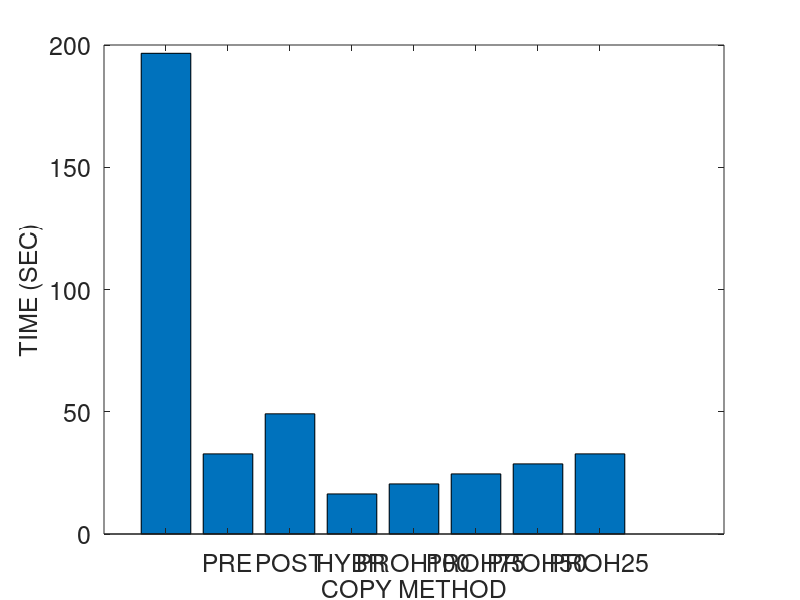
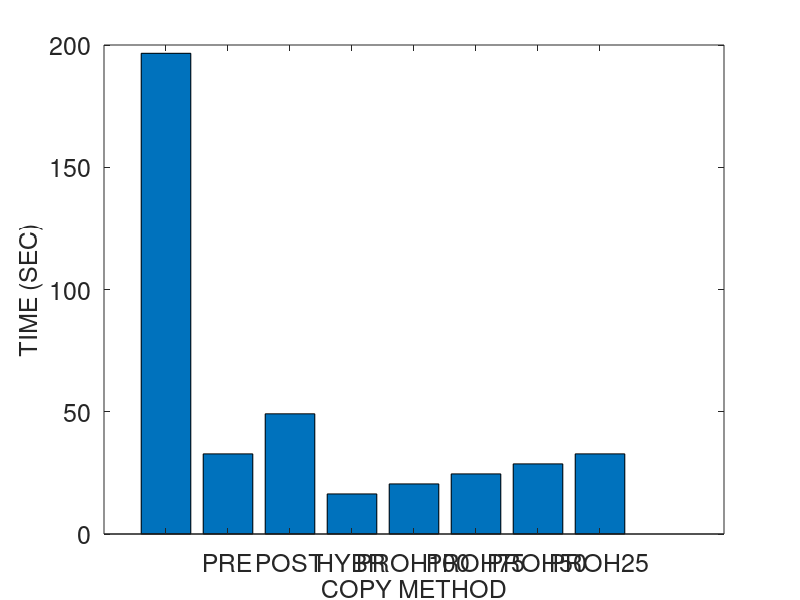
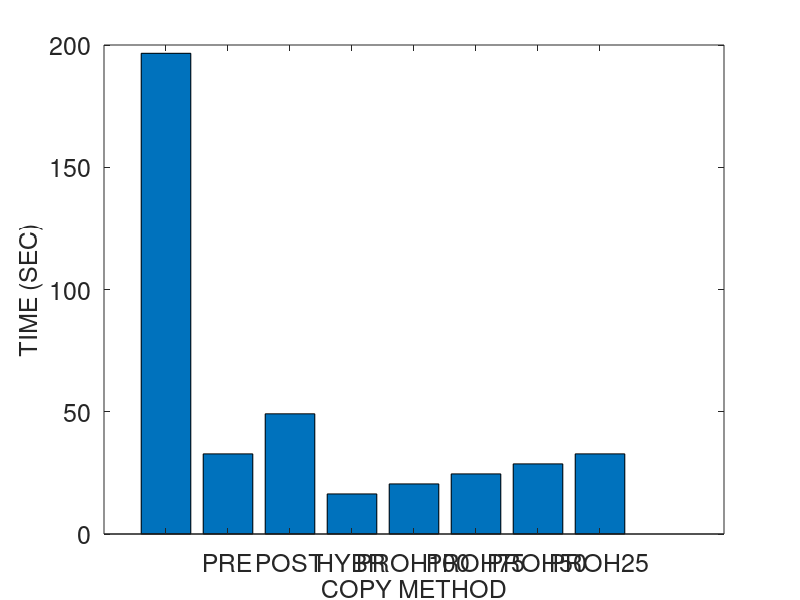
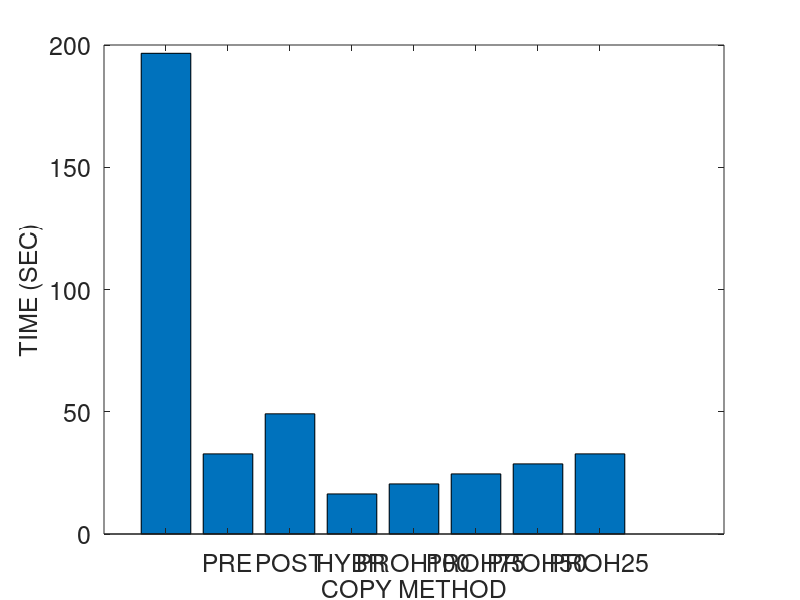

Write the MATLAB code that produced these figures, in order.
% basic hybrid copy migration
	global wss numpages readrate dirtyrate pagesize b scinfo
	global totaltime downtime totaldata

% memory size in MB
r = 4096
r *= 1024 % convert to KB

% page dirty rate in percent (%): against to total memory pages
readrate = 50
prefix = strcat ("M4G_R", num2str(readrate))
readrate /= 100

dirtyrate = 50 
prefix = strcat (prefix, "_W", num2str(dirtyrate))
dirtyrate /= 100

% prediction accuracy 0 through 1
acc = 1

pagesize = 4 % in KB
numpages = r / pagesize

% delta compression rate
comp = 0.5 

% amount of CPU and device states in KB 
scinfo = 100

% working set size in number of pages
wss = numpages * 0.25

% 0: zero, 1: read, 2: dirtied, 3: inactive data
mem = zeros(1, numpages);

run = 1

%prefix = strcat (prefix, "_acc", num2str(acc), "_r", num2str(run))

% bandwidth in gbps
b = 1000 
b = b * 1024/8 % convert to KB

%fontsize = 10
fontsize = 18
%fontsize = 20

totaltime = 0;
downtime = 0;
totaldata = 0;

A = zeros(8, 3);

%%%%%%%%%%%%%%%%%%%%%%%%%%%%%%
% precopy migration
%%%%%%%%%%%%%%%%%%%%%%%%%%%%%%
fprintf('\n')
disp('==================== Precopy migration ====================')
% iterations
present = numpages * pagesize
iter = 0
while present > 50 && iter < 29 && totaldata < 4*r
	pretime = present / b
	totaltime += pretime
	totaldata += present
	present = numpages * pagesize * dirtyrate 
	%dirts = wss * dirtyrate
	iter += 1
end

% stop-and-copy phase
% stop conditions: 29 iterations, 50 pages, 4 memory size sent
scsent = scinfo + present * pagesize
downtime = scsent / b
totaltime += downtime
totaldata += scsent

% network fault rate
NFR = 0

A (1, 1) = totaltime;
A (1, 2) = downtime;
A (1, 3) = totaldata;

%%%%%%%%%%%%%%%%%%%%%%%%%%%%%%
% postcopy migration
%%%%%%%%%%%%%%%%%%%%%%%%%%%%%%
fprintf('\n')
disp('===================== Postcopy migration ======================')
totaltime = 0;
downtime = 0;
totaldata = 0;

% stop-and-copy phase
scsent = scinfo
downtime = scsent / b
totaltime += downtime
totaldata += scsent

% prepaging (bubbling) and on-demand paging
postsent = r
posttime = postsent/b
totaltime += posttime
totaldata += postsent
% network fault rate
NFR = 0.2

A (2, 1) = totaltime;
A (2, 2) = downtime;
A (2, 3) = totaldata;

%%%%%%%%%%%%%%%%%%%%%%%%%%%%%%
% hybrid copy migration
%%%%%%%%%%%%%%%%%%%%%%%%%%%%%%
fprintf('\n')
disp('==================== Hybrid copy migration ====================')
totaltime = 0;
downtime = 0;
totaldata = 0;

% precopy phase: single iteration
present = r
pretime = present / b
totaltime += pretime
totaldata += present

% stop-and-copy phase
bitmapsize = 500 % KB
scsent = scinfo + bitmapsize
downtime = scsent / b
totaltime += downtime
totaldata += scsent

% postcopy phase: prepaging (bubbling) and on-demand paging
%dirts = wss * dirtyrate
dirts = numpages * dirtyrate
postsent = dirts * pagesize
posttime = postsent/b
totaltime += posttime
totaldata += postsent
% network fault rate
NFR = 0.2

A (3, 1) = totaltime;
A (3, 2) = downtime;
A (3, 3) = totaldata;

%%%%%%%%%%%%%%%%%%%%%%%%%%%%%%
% proactive hybrid copy migration
%%%%%%%%%%%%%%%%%%%%%%%%%%%%%%
%disp(char(10))
fprintf('\n')
disp('=============== Proactive hybrid copy migration ================')

function [tt, dt, td] = prohybrid(acc)
	global wss numpages readrate dirtyrate pagesize b scinfo
	global totaltime downtime totaldata

	totaltime = 0;
	downtime = 0;
	totaldata = 0;

% precopy phase
% LRU, PFR

% scan the dirtied pages
% for dirtied pages
% 	mark dirtied (1)
% 	mem(random (1, wss * 0.1))	
%randperm(int64(wss * 0.1));
% for read pages
% 	mark read (2)
% 	mem (random (wss * 0.1, wss * 0.2))

% for pages
% 	predict read/write

% send the pages most likely to be read and least likely to be dirtied
% do not send the pages most likely to be dirtied
% construct queue with the order of p1/p2
%reads = numpages * 0.4 
% total read rate = wss * read_rate = 0.25 * 0.16 = 0.04 (4%)
%read_rate = 0.16
%read_rate = 0.04 % 4% of total memory
% total write rate = wss * write_rate = 0.25 * 0.16 = 0.04 (4%)
%write_rate = 0.16
%write_rate = 0.04 % 4% of total memory
% simple case: readonly pages (RO) - zero dirtied pages 
%RO = 0.3
	pred_pages = numpages * readrate * acc

% LRU
% for LRU queue
% 	mark sent
%	insert the pages into cache and perform delta compression

	present = pred_pages * pagesize
	pretime = present/b
	totaltime += pretime
	totaldata += present

	% stop-and-copy phase
	% send the CPU and device states
	bitmapsize = 500 % KB
	scsent = scinfo + bitmapsize
	downtime = scsent/b
	totaltime += downtime
	totaldata += scsent

	% postcopy phase
	postsent = (numpages - pred_pages) * pagesize

	% exclude the predicted dirtied pages 
	pred_dirts = numpages * dirtyrate * acc
	postsent = (numpages - pred_pages - pred_dirts) * pagesize
	posttime = postsent/b
	totaltime += posttime
	totaldata += postsent
end

% network fault rate
NFR = 0.2

prohybrid(acc)
A (4, 1) = totaltime;
A (4, 2) = downtime;
A (4, 3) = totaldata;

acc = 0.75
prohybrid(acc);
A (5, 1) = totaltime;
A (5, 2) = downtime;
A (5, 3) = totaldata;

acc = 0.5
prohybrid(acc);
A (6, 1) = totaltime;
A (6, 2) = downtime;
A (6, 3) = totaldata;

acc = 0.25
prohybrid(acc);
A (7, 1) = totaltime;
A (7, 2) = downtime;
A (7, 3) = totaldata;

acc = 0
prohybrid(acc);
A (8, 1) = totaltime;
A (8, 2) = downtime;
A (8, 3) = totaldata

%%%%%%%%%%%%%%%%%%%%%%%%%%%%%%%%%%%%%%%%%%%%%%%%%%%%%%%
%                     plotting
% precopy
% postcopy
% hybrid
% pro-hybrid
%%%%%%%%%%%%%%%%%%%%%%%%%%%%%%%%%%%%%%%%%%%%%%%%%%%%%%%

%prefix = "M4G_R14W14_acc100_r1"
%prefix = strcat ("M4G_R", readrate, "W", dirtyrate, "acc", acc, "r", run)
%prefix = strcat (prefix, "W")
%prefix = strcat (prefix, dirtyrate)

dlmwrite (prefix, A, ' ')

%%%%%%%%%%%%%%%%%%%% total time %%%%%%%%%%%%%%%%%%%%%%
figure;
output = strcat(prefix, ".tt");
%output = prefix
%x = ['PRECOPY', 'POSTCOPY', 'HYBRID', 'PRO-HYBRID'];
x = {'', 'PRE', 'POST', 'HYBR', 'PROH100', 'PROH75', 'PROH50', 'PROH25', 'PROH0'};
%x = 1:1:length(A);
%plot(x, A(:,2)/1000000, x, A(:,3)/1000000, '-.*');
%plot(A(:,2));

%xtics = 1:4:16
%bar(xtics, A(:,1))
bar(A(:,1))
set(gca, 'XTickLabel', x, 'FontSize', fontsize)
xlabel('COPY METHOD', 'FontSize', fontsize);
ylabel('TIME (SEC)', 'FontSize', fontsize);
%legend('PRECOPY', 'POSTCOPY', 'HYBRID', 'PRO-HYBRID');
%bar(x, A(:,1))

saveas (1, strcat(output, ".png"));
saveas (1, strcat(output, ".eps"));
saveas (1, strcat(output, ".emf"));

%%%%%%%%%%%%%%%%%%%% downtime %%%%%%%%%%%%%%%%%%%%%%
figure;
output = strcat(prefix, ".dt");

bar(A(:,2))
set(gca, 'XTickLabel', x, 'FontSize', fontsize)
xlabel('COPY METHOD', 'FontSize', fontsize);
ylabel('TIME (SEC)', 'FontSize', fontsize);

saveas (1, strcat(output, ".png"));
saveas (1, strcat(output, ".eps"));
saveas (1, strcat(output, ".emf"));

%%%%%%%%%%%%%%%%%%%% total data %%%%%%%%%%%%%%%%%%%%%%
figure;
output = strcat(prefix, ".td");

bar(A(:,3))
set(gca, 'XTickLabel', x, 'FontSize', fontsize)
xlabel('COPY METHOD', 'FontSize', fontsize);
ylabel('SIZE (KB)', 'FontSize', fontsize);

saveas (1, strcat(output, ".png"));
saveas (1, strcat(output, ".eps"));
saveas (1, strcat(output, ".emf"));
